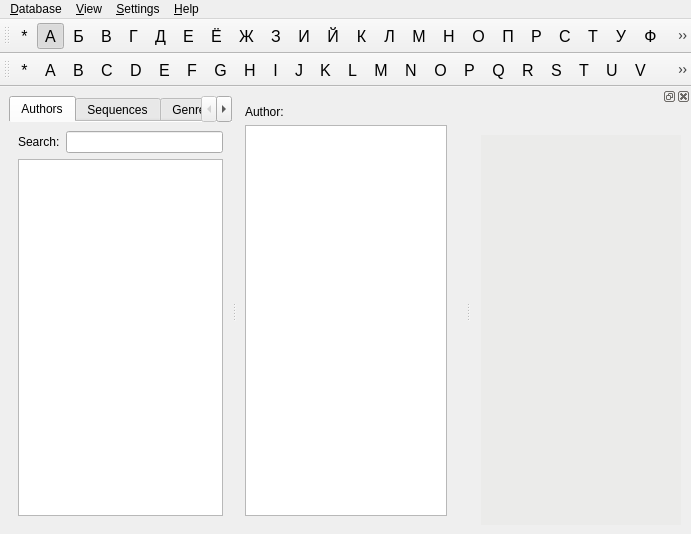
<?xml version="1.0" encoding="UTF-8"?>
<ui version="4.0">
 <class>MainWindow</class>
 <widget class="QMainWindow" name="MainWindow">
  <property name="geometry">
   <rect>
    <x>0</x>
    <y>0</y>
    <width>691</width>
    <height>534</height>
   </rect>
  </property>
  <property name="windowTitle">
   <string notr="true">PyHomeLib</string>
  </property>
  <property name="windowIcon">
   <iconset resource="pyhomelib.qrc">
    <normaloff>:/pyhomelib.png</normaloff>:/pyhomelib.png</iconset>
  </property>
  <widget class="QWidget" name="centralwidget">
   <property name="sizePolicy">
    <sizepolicy hsizetype="Expanding" vsizetype="Expanding">
     <horstretch>0</horstretch>
     <verstretch>0</verstretch>
    </sizepolicy>
   </property>
   <property name="minimumSize">
    <size>
     <width>320</width>
     <height>200</height>
    </size>
   </property>
   <layout class="QVBoxLayout" name="verticalLayout_11">
    <item>
     <widget class="QSplitter" name="splitter">
      <property name="orientation">
       <enum>Qt::Horizontal</enum>
      </property>
      <widget class="QTabWidget" name="tabWidget">
       <property name="sizePolicy">
        <sizepolicy hsizetype="Preferred" vsizetype="Preferred">
         <horstretch>0</horstretch>
         <verstretch>0</verstretch>
        </sizepolicy>
       </property>
       <property name="styleSheet">
        <string notr="true"/>
       </property>
       <property name="tabShape">
        <enum>QTabWidget::Rounded</enum>
       </property>
       <property name="currentIndex">
        <number>0</number>
       </property>
       <property name="documentMode">
        <bool>true</bool>
       </property>
       <widget class="QWidget" name="widget">
        <attribute name="title">
         <string>Authors</string>
        </attribute>
        <layout class="QVBoxLayout" name="verticalLayout">
         <item>
          <layout class="QHBoxLayout" name="horizontalLayout_3">
           <item>
            <widget class="QLabel" name="label">
             <property name="maximumSize">
              <size>
               <width>16777215</width>
               <height>29</height>
              </size>
             </property>
             <property name="text">
              <string>Search:</string>
             </property>
            </widget>
           </item>
           <item>
            <widget class="QLineEdit" name="authorEdit"/>
           </item>
          </layout>
         </item>
         <item>
          <widget class="TableView" name="authorsView">
           <attribute name="horizontalHeaderVisible">
            <bool>false</bool>
           </attribute>
           <attribute name="verticalHeaderVisible">
            <bool>false</bool>
           </attribute>
          </widget>
         </item>
        </layout>
       </widget>
       <widget class="QWidget" name="widget_2">
        <attribute name="title">
         <string>Sequences</string>
        </attribute>
        <layout class="QVBoxLayout" name="verticalLayout_3">
         <item>
          <layout class="QHBoxLayout" name="horizontalLayout_4">
           <item>
            <widget class="QLabel" name="label_2">
             <property name="maximumSize">
              <size>
               <width>16777215</width>
               <height>29</height>
              </size>
             </property>
             <property name="text">
              <string>Search:</string>
             </property>
            </widget>
           </item>
           <item>
            <widget class="QLineEdit" name="sequenceEdit"/>
           </item>
          </layout>
         </item>
         <item>
          <widget class="TableView" name="sequencesView">
           <property name="horizontalScrollBarPolicy">
            <enum>Qt::ScrollBarAlwaysOff</enum>
           </property>
           <property name="gridStyle">
            <enum>Qt::SolidLine</enum>
           </property>
           <property name="sortingEnabled">
            <bool>true</bool>
           </property>
           <attribute name="horizontalHeaderVisible">
            <bool>false</bool>
           </attribute>
           <attribute name="horizontalHeaderStretchLastSection">
            <bool>true</bool>
           </attribute>
           <attribute name="verticalHeaderVisible">
            <bool>false</bool>
           </attribute>
          </widget>
         </item>
        </layout>
       </widget>
       <widget class="QWidget" name="widget_3">
        <attribute name="title">
         <string>Genres</string>
        </attribute>
        <layout class="QVBoxLayout" name="verticalLayout_2">
         <item>
          <widget class="TreeView" name="genresTree">
           <property name="headerHidden">
            <bool>true</bool>
           </property>
          </widget>
         </item>
        </layout>
       </widget>
       <widget class="QWidget" name="widget_4">
        <attribute name="title">
         <string>Search</string>
        </attribute>
        <layout class="QVBoxLayout" name="verticalLayout_6">
         <item>
          <layout class="QGridLayout" name="gridLayout">
           <item row="0" column="1">
            <widget class="QLineEdit" name="searchByAuthorEdit"/>
           </item>
           <item row="2" column="1">
            <widget class="QLineEdit" name="searchByTitleEdit"/>
           </item>
           <item row="4" column="1">
            <widget class="QLineEdit" name="searchBySeqEdit"/>
           </item>
           <item row="6" column="1">
            <widget class="QLineEdit" name="searchByGenreEdit"/>
           </item>
           <item row="6" column="0">
            <widget class="QLabel" name="label_3">
             <property name="text">
              <string>Genre:</string>
             </property>
            </widget>
           </item>
           <item row="4" column="0">
            <widget class="QLabel" name="label_4">
             <property name="text">
              <string>Sequence:</string>
             </property>
            </widget>
           </item>
           <item row="2" column="0">
            <widget class="QLabel" name="label_5">
             <property name="text">
              <string>Title:</string>
             </property>
            </widget>
           </item>
           <item row="0" column="0">
            <widget class="QLabel" name="label_6">
             <property name="text">
              <string>Author:</string>
             </property>
            </widget>
           </item>
           <item row="1" column="1">
            <spacer name="verticalSpacer">
             <property name="orientation">
              <enum>Qt::Vertical</enum>
             </property>
             <property name="sizeType">
              <enum>QSizePolicy::Fixed</enum>
             </property>
             <property name="sizeHint" stdset="0">
              <size>
               <width>20</width>
               <height>5</height>
              </size>
             </property>
            </spacer>
           </item>
           <item row="3" column="1">
            <spacer name="verticalSpacer_2">
             <property name="orientation">
              <enum>Qt::Vertical</enum>
             </property>
             <property name="sizeType">
              <enum>QSizePolicy::Fixed</enum>
             </property>
             <property name="sizeHint" stdset="0">
              <size>
               <width>20</width>
               <height>5</height>
              </size>
             </property>
            </spacer>
           </item>
           <item row="5" column="1">
            <spacer name="verticalSpacer_3">
             <property name="orientation">
              <enum>Qt::Vertical</enum>
             </property>
             <property name="sizeType">
              <enum>QSizePolicy::Fixed</enum>
             </property>
             <property name="sizeHint" stdset="0">
              <size>
               <width>20</width>
               <height>5</height>
              </size>
             </property>
            </spacer>
           </item>
           <item row="8" column="0">
            <widget class="QLabel" name="label_9">
             <property name="text">
              <string>File author:</string>
             </property>
            </widget>
           </item>
           <item row="8" column="1">
            <widget class="QLineEdit" name="searchByFileAuthorEdit"/>
           </item>
           <item row="7" column="1">
            <spacer name="verticalSpacer_5">
             <property name="orientation">
              <enum>Qt::Vertical</enum>
             </property>
             <property name="sizeType">
              <enum>QSizePolicy::Fixed</enum>
             </property>
             <property name="sizeHint" stdset="0">
              <size>
               <width>20</width>
               <height>5</height>
              </size>
             </property>
            </spacer>
           </item>
           <item row="10" column="0">
            <widget class="QLabel" name="label_11">
             <property name="text">
              <string>MD5:</string>
             </property>
            </widget>
           </item>
           <item row="10" column="1">
            <widget class="QLineEdit" name="searchByMd5Edit"/>
           </item>
           <item row="9" column="1">
            <spacer name="verticalSpacer_6">
             <property name="orientation">
              <enum>Qt::Vertical</enum>
             </property>
             <property name="sizeType">
              <enum>QSizePolicy::Fixed</enum>
             </property>
             <property name="sizeHint" stdset="0">
              <size>
               <width>20</width>
               <height>5</height>
              </size>
             </property>
            </spacer>
           </item>
          </layout>
         </item>
         <item>
          <spacer name="verticalSpacer_4">
           <property name="orientation">
            <enum>Qt::Vertical</enum>
           </property>
           <property name="sizeHint" stdset="0">
            <size>
             <width>20</width>
             <height>40</height>
            </size>
           </property>
          </spacer>
         </item>
        </layout>
       </widget>
       <widget class="QWidget" name="widget_5">
        <attribute name="title">
         <string>Groups</string>
        </attribute>
        <layout class="QVBoxLayout" name="verticalLayout_4">
         <item>
          <layout class="QHBoxLayout" name="horizontalLayout_9">
           <item>
            <widget class="QLabel" name="label_7">
             <property name="text">
              <string>New:</string>
             </property>
            </widget>
           </item>
           <item>
            <widget class="QLineEdit" name="groupEdit"/>
           </item>
          </layout>
         </item>
         <item>
          <widget class="TableView" name="groupsView">
           <property name="horizontalScrollBarPolicy">
            <enum>Qt::ScrollBarAlwaysOff</enum>
           </property>
           <attribute name="horizontalHeaderVisible">
            <bool>false</bool>
           </attribute>
           <attribute name="horizontalHeaderStretchLastSection">
            <bool>true</bool>
           </attribute>
          </widget>
         </item>
        </layout>
       </widget>
      </widget>
      <widget class="QStackedWidget" name="stackedWidget">
       <property name="currentIndex">
        <number>0</number>
       </property>
       <widget class="QWidget" name="page">
        <layout class="QVBoxLayout" name="verticalLayout_5">
         <item>
          <layout class="QHBoxLayout" name="horizontalLayout_6">
           <item>
            <widget class="QLabel" name="label_12">
             <property name="sizePolicy">
              <sizepolicy hsizetype="Fixed" vsizetype="Preferred">
               <horstretch>0</horstretch>
               <verstretch>0</verstretch>
              </sizepolicy>
             </property>
             <property name="text">
              <string>Author:</string>
             </property>
            </widget>
           </item>
           <item>
            <widget class="QLabel" name="authorTitleLabel">
             <property name="text">
              <string/>
             </property>
            </widget>
           </item>
          </layout>
         </item>
         <item>
          <widget class="TableView" name="booksByAuthorView">
           <attribute name="horizontalHeaderDefaultSectionSize">
            <number>200</number>
           </attribute>
           <attribute name="verticalHeaderVisible">
            <bool>false</bool>
           </attribute>
          </widget>
         </item>
        </layout>
       </widget>
       <widget class="QWidget" name="page_2">
        <layout class="QVBoxLayout" name="verticalLayout_7">
         <item>
          <layout class="QHBoxLayout" name="horizontalLayout_5">
           <item>
            <widget class="QLabel" name="label_10">
             <property name="sizePolicy">
              <sizepolicy hsizetype="Fixed" vsizetype="Preferred">
               <horstretch>0</horstretch>
               <verstretch>0</verstretch>
              </sizepolicy>
             </property>
             <property name="text">
              <string>Sequence:</string>
             </property>
            </widget>
           </item>
           <item>
            <widget class="QLabel" name="seqTitleLabel">
             <property name="text">
              <string/>
             </property>
            </widget>
           </item>
          </layout>
         </item>
         <item>
          <widget class="TableView" name="booksBySeqView">
           <attribute name="horizontalHeaderDefaultSectionSize">
            <number>200</number>
           </attribute>
           <attribute name="verticalHeaderVisible">
            <bool>false</bool>
           </attribute>
          </widget>
         </item>
        </layout>
       </widget>
       <widget class="QWidget" name="page_3">
        <layout class="QVBoxLayout" name="verticalLayout_8">
         <item>
          <layout class="QHBoxLayout" name="horizontalLayout_7">
           <item>
            <widget class="QLabel" name="label_15">
             <property name="sizePolicy">
              <sizepolicy hsizetype="Fixed" vsizetype="Preferred">
               <horstretch>0</horstretch>
               <verstretch>0</verstretch>
              </sizepolicy>
             </property>
             <property name="text">
              <string>Genre:</string>
             </property>
            </widget>
           </item>
           <item>
            <widget class="QLabel" name="genreTitleLabel">
             <property name="text">
              <string/>
             </property>
            </widget>
           </item>
          </layout>
         </item>
         <item>
          <widget class="TableView" name="booksByGenreView">
           <attribute name="horizontalHeaderDefaultSectionSize">
            <number>200</number>
           </attribute>
           <attribute name="verticalHeaderVisible">
            <bool>false</bool>
           </attribute>
          </widget>
         </item>
        </layout>
       </widget>
       <widget class="QWidget" name="page_4">
        <layout class="QVBoxLayout" name="verticalLayout_9">
         <item>
          <widget class="QuickSearchWidget" name="searchForWidget" native="true">
           <property name="sizePolicy">
            <sizepolicy hsizetype="Minimum" vsizetype="Minimum">
             <horstretch>0</horstretch>
             <verstretch>0</verstretch>
            </sizepolicy>
           </property>
          </widget>
         </item>
         <item>
          <layout class="QHBoxLayout" name="horizontalLayout_2">
           <item>
            <widget class="QLabel" name="label_8">
             <property name="sizePolicy">
              <sizepolicy hsizetype="Fixed" vsizetype="Preferred">
               <horstretch>0</horstretch>
               <verstretch>0</verstretch>
              </sizepolicy>
             </property>
             <property name="text">
              <string>Search results:</string>
             </property>
            </widget>
           </item>
           <item>
            <widget class="QLabel" name="resultsTitleLabel">
             <property name="text">
              <string/>
             </property>
            </widget>
           </item>
          </layout>
         </item>
         <item>
          <widget class="TableView" name="bookSearchView">
           <attribute name="horizontalHeaderVisible">
            <bool>true</bool>
           </attribute>
           <attribute name="horizontalHeaderDefaultSectionSize">
            <number>200</number>
           </attribute>
           <attribute name="verticalHeaderVisible">
            <bool>false</bool>
           </attribute>
          </widget>
         </item>
        </layout>
       </widget>
       <widget class="QWidget" name="page_5">
        <layout class="QVBoxLayout" name="verticalLayout_10">
         <item>
          <layout class="QHBoxLayout" name="horizontalLayout">
           <item>
            <widget class="QLabel" name="label_13">
             <property name="sizePolicy">
              <sizepolicy hsizetype="Fixed" vsizetype="Preferred">
               <horstretch>0</horstretch>
               <verstretch>0</verstretch>
              </sizepolicy>
             </property>
             <property name="text">
              <string>Group:</string>
             </property>
            </widget>
           </item>
           <item>
            <widget class="QLabel" name="groupTitleLabel">
             <property name="text">
              <string/>
             </property>
            </widget>
           </item>
          </layout>
         </item>
         <item>
          <widget class="TableView" name="booksByGroupView">
           <attribute name="horizontalHeaderVisible">
            <bool>true</bool>
           </attribute>
           <attribute name="horizontalHeaderDefaultSectionSize">
            <number>200</number>
           </attribute>
           <attribute name="verticalHeaderVisible">
            <bool>false</bool>
           </attribute>
          </widget>
         </item>
        </layout>
       </widget>
      </widget>
     </widget>
    </item>
   </layout>
  </widget>
  <widget class="QMenuBar" name="menuBar">
   <property name="geometry">
    <rect>
     <x>0</x>
     <y>0</y>
     <width>691</width>
     <height>20</height>
    </rect>
   </property>
   <widget class="QMenu" name="helpMenu">
    <property name="title">
     <string>&amp;Help</string>
    </property>
    <addaction name="actionAbout"/>
    <addaction name="actionAboutQt"/>
   </widget>
   <widget class="QMenu" name="databaseMenu">
    <property name="title">
     <string>&amp;Database</string>
    </property>
    <addaction name="actionDbProperties"/>
    <addaction name="separator"/>
    <addaction name="actionDbScanBookDir"/>
    <addaction name="separator"/>
    <addaction name="actionStatistics"/>
    <addaction name="separator"/>
    <addaction name="actionExit"/>
   </widget>
   <widget class="QMenu" name="viewMenu">
    <property name="title">
     <string>&amp;View</string>
    </property>
    <addaction name="actionViewBookInfo"/>
    <addaction name="actionRussianAlphabet"/>
    <addaction name="actionEnglishAlphabet"/>
   </widget>
   <widget class="QMenu" name="settingsMenu">
    <property name="title">
     <string>&amp;Settings</string>
    </property>
    <addaction name="actionConfigure"/>
   </widget>
   <addaction name="databaseMenu"/>
   <addaction name="viewMenu"/>
   <addaction name="settingsMenu"/>
   <addaction name="helpMenu"/>
  </widget>
  <widget class="QToolBar" name="ruLettersToolbar">
   <property name="windowTitle">
    <string>Russian alphabet</string>
   </property>
   <attribute name="toolBarArea">
    <enum>TopToolBarArea</enum>
   </attribute>
   <attribute name="toolBarBreak">
    <bool>false</bool>
   </attribute>
   <addaction name="actionRuLetterAll"/>
   <addaction name="actionRuLetterA"/>
   <addaction name="actionRuLetterB"/>
   <addaction name="actionRuLetterV"/>
   <addaction name="actionRuLetterG"/>
   <addaction name="actionRuLetterD"/>
   <addaction name="actionRuLetterE"/>
   <addaction name="actionRuLetterYo"/>
   <addaction name="actionRuLetterZh"/>
   <addaction name="actionRuLetterZ"/>
   <addaction name="actionRuLetterI"/>
   <addaction name="actionRuLetterY"/>
   <addaction name="actionRuLetterK"/>
   <addaction name="actionRuLetterL"/>
   <addaction name="actionRuLetterM"/>
   <addaction name="actionRuLetterN"/>
   <addaction name="actionRuLetterO"/>
   <addaction name="actionRuLetterP"/>
   <addaction name="actionRuLetterR"/>
   <addaction name="actionRuLetterS"/>
   <addaction name="actionRuLetterT"/>
   <addaction name="actionRuLetterU"/>
   <addaction name="actionRuLetterF"/>
   <addaction name="actionRuLetterH"/>
   <addaction name="actionRuLetterTs"/>
   <addaction name="actionRuLetterCh"/>
   <addaction name="actionRuLetterSh"/>
   <addaction name="actionRuLetterSch"/>
   <addaction name="actionRuLetterYy"/>
   <addaction name="actionRuLetterEe"/>
   <addaction name="actionRuLetterYu"/>
   <addaction name="actionRuLetterYa"/>
  </widget>
  <widget class="QToolBar" name="enLettersToolbar">
   <property name="windowTitle">
    <string>English alphabet</string>
   </property>
   <attribute name="toolBarArea">
    <enum>TopToolBarArea</enum>
   </attribute>
   <attribute name="toolBarBreak">
    <bool>true</bool>
   </attribute>
   <addaction name="actionEnLetterAll"/>
   <addaction name="actionEnLetterA"/>
   <addaction name="actionEnLetterB"/>
   <addaction name="actionEnLetterC"/>
   <addaction name="actionEnLetterD"/>
   <addaction name="actionEnLetterE"/>
   <addaction name="actionEnLetterF"/>
   <addaction name="actionEnLetterG"/>
   <addaction name="actionEnLetterH"/>
   <addaction name="actionEnLetterI"/>
   <addaction name="actionEnLetterJ"/>
   <addaction name="actionEnLetterK"/>
   <addaction name="actionEnLetterL"/>
   <addaction name="actionEnLetterM"/>
   <addaction name="actionEnLetterN"/>
   <addaction name="actionEnLetterO"/>
   <addaction name="actionEnLetterP"/>
   <addaction name="actionEnLetterQ"/>
   <addaction name="actionEnLetterR"/>
   <addaction name="actionEnLetterS"/>
   <addaction name="actionEnLetterT"/>
   <addaction name="actionEnLetterU"/>
   <addaction name="actionEnLetterV"/>
   <addaction name="actionEnLetterW"/>
   <addaction name="actionEnLetterX"/>
   <addaction name="actionEnLetterY"/>
   <addaction name="actionEnLetterZ"/>
  </widget>
  <widget class="QDockWidget" name="dockWidget">
   <property name="minimumSize">
    <size>
     <width>220</width>
     <height>119</height>
    </size>
   </property>
   <property name="allowedAreas">
    <set>Qt::LeftDockWidgetArea|Qt::RightDockWidgetArea</set>
   </property>
   <attribute name="dockWidgetArea">
    <number>2</number>
   </attribute>
   <widget class="QWidget" name="dockWidgetContents">
    <layout class="QHBoxLayout" name="horizontalLayout_8">
     <item>
      <layout class="QVBoxLayout" name="verticalLayout_12">
       <item>
        <widget class="QLabel" name="coverpageLabel">
         <property name="sizePolicy">
          <sizepolicy hsizetype="Preferred" vsizetype="Preferred">
           <horstretch>0</horstretch>
           <verstretch>0</verstretch>
          </sizepolicy>
         </property>
         <property name="minimumSize">
          <size>
           <width>200</width>
           <height>0</height>
          </size>
         </property>
         <property name="maximumSize">
          <size>
           <width>200</width>
           <height>16777215</height>
          </size>
         </property>
         <property name="text">
          <string/>
         </property>
        </widget>
       </item>
       <item>
        <widget class="QTextEdit" name="annotationEdit">
         <property name="minimumSize">
          <size>
           <width>200</width>
           <height>0</height>
          </size>
         </property>
         <property name="maximumSize">
          <size>
           <width>200</width>
           <height>16777215</height>
          </size>
         </property>
         <property name="palette">
          <palette>
           <active>
            <colorrole role="Base">
             <brush brushstyle="SolidPattern">
              <color alpha="255">
               <red>235</red>
               <green>235</green>
               <blue>234</blue>
              </color>
             </brush>
            </colorrole>
           </active>
           <inactive>
            <colorrole role="Base">
             <brush brushstyle="SolidPattern">
              <color alpha="255">
               <red>235</red>
               <green>235</green>
               <blue>234</blue>
              </color>
             </brush>
            </colorrole>
           </inactive>
           <disabled>
            <colorrole role="Base">
             <brush brushstyle="SolidPattern">
              <color alpha="255">
               <red>244</red>
               <green>244</green>
               <blue>244</blue>
              </color>
             </brush>
            </colorrole>
           </disabled>
          </palette>
         </property>
         <property name="frameShape">
          <enum>QFrame::NoFrame</enum>
         </property>
         <property name="frameShadow">
          <enum>QFrame::Plain</enum>
         </property>
         <property name="readOnly">
          <bool>true</bool>
         </property>
        </widget>
       </item>
      </layout>
     </item>
    </layout>
   </widget>
  </widget>
  <action name="actionAbout">
   <property name="text">
    <string>&amp;About</string>
   </property>
  </action>
  <action name="actionEnLetterA">
   <property name="checkable">
    <bool>true</bool>
   </property>
   <property name="text">
    <string notr="true">A</string>
   </property>
   <property name="font">
    <font>
     <pointsize>12</pointsize>
     <weight>50</weight>
     <italic>false</italic>
     <bold>false</bold>
    </font>
   </property>
  </action>
  <action name="actionEnLetterB">
   <property name="checkable">
    <bool>true</bool>
   </property>
   <property name="text">
    <string notr="true">B</string>
   </property>
   <property name="font">
    <font>
     <pointsize>12</pointsize>
     <weight>50</weight>
     <italic>false</italic>
     <bold>false</bold>
    </font>
   </property>
  </action>
  <action name="actionEnLetterC">
   <property name="checkable">
    <bool>true</bool>
   </property>
   <property name="text">
    <string notr="true">C</string>
   </property>
   <property name="font">
    <font>
     <pointsize>12</pointsize>
     <weight>50</weight>
     <italic>false</italic>
     <bold>false</bold>
    </font>
   </property>
  </action>
  <action name="actionEnLetterD">
   <property name="checkable">
    <bool>true</bool>
   </property>
   <property name="text">
    <string notr="true">D</string>
   </property>
   <property name="font">
    <font>
     <pointsize>12</pointsize>
     <weight>50</weight>
     <italic>false</italic>
     <bold>false</bold>
    </font>
   </property>
  </action>
  <action name="actionEnLetterE">
   <property name="checkable">
    <bool>true</bool>
   </property>
   <property name="text">
    <string notr="true">E</string>
   </property>
   <property name="font">
    <font>
     <pointsize>12</pointsize>
     <weight>50</weight>
     <italic>false</italic>
     <bold>false</bold>
    </font>
   </property>
  </action>
  <action name="actionEnLetterF">
   <property name="checkable">
    <bool>true</bool>
   </property>
   <property name="text">
    <string notr="true">F</string>
   </property>
   <property name="font">
    <font>
     <pointsize>12</pointsize>
     <weight>50</weight>
     <italic>false</italic>
     <bold>false</bold>
    </font>
   </property>
  </action>
  <action name="actionEnLetterG">
   <property name="checkable">
    <bool>true</bool>
   </property>
   <property name="text">
    <string notr="true">G</string>
   </property>
   <property name="font">
    <font>
     <pointsize>12</pointsize>
     <weight>50</weight>
     <italic>false</italic>
     <bold>false</bold>
    </font>
   </property>
  </action>
  <action name="actionEnLetterH">
   <property name="checkable">
    <bool>true</bool>
   </property>
   <property name="text">
    <string notr="true">H</string>
   </property>
   <property name="font">
    <font>
     <pointsize>12</pointsize>
     <weight>50</weight>
     <italic>false</italic>
     <bold>false</bold>
    </font>
   </property>
  </action>
  <action name="actionEnLetterI">
   <property name="checkable">
    <bool>true</bool>
   </property>
   <property name="text">
    <string notr="true">I</string>
   </property>
   <property name="font">
    <font>
     <pointsize>12</pointsize>
     <weight>50</weight>
     <italic>false</italic>
     <bold>false</bold>
    </font>
   </property>
  </action>
  <action name="actionEnLetterJ">
   <property name="checkable">
    <bool>true</bool>
   </property>
   <property name="text">
    <string notr="true">J</string>
   </property>
   <property name="font">
    <font>
     <pointsize>12</pointsize>
     <weight>50</weight>
     <italic>false</italic>
     <bold>false</bold>
    </font>
   </property>
  </action>
  <action name="actionEnLetterK">
   <property name="checkable">
    <bool>true</bool>
   </property>
   <property name="text">
    <string notr="true">K</string>
   </property>
   <property name="font">
    <font>
     <pointsize>12</pointsize>
     <weight>50</weight>
     <italic>false</italic>
     <bold>false</bold>
    </font>
   </property>
  </action>
  <action name="actionEnLetterL">
   <property name="checkable">
    <bool>true</bool>
   </property>
   <property name="text">
    <string notr="true">L</string>
   </property>
   <property name="font">
    <font>
     <pointsize>12</pointsize>
     <weight>50</weight>
     <italic>false</italic>
     <bold>false</bold>
    </font>
   </property>
  </action>
  <action name="actionEnLetterM">
   <property name="checkable">
    <bool>true</bool>
   </property>
   <property name="text">
    <string notr="true">M</string>
   </property>
   <property name="font">
    <font>
     <pointsize>12</pointsize>
     <weight>50</weight>
     <italic>false</italic>
     <bold>false</bold>
    </font>
   </property>
  </action>
  <action name="actionEnLetterN">
   <property name="checkable">
    <bool>true</bool>
   </property>
   <property name="text">
    <string notr="true">N</string>
   </property>
   <property name="font">
    <font>
     <pointsize>12</pointsize>
     <weight>50</weight>
     <italic>false</italic>
     <bold>false</bold>
    </font>
   </property>
  </action>
  <action name="actionEnLetterO">
   <property name="checkable">
    <bool>true</bool>
   </property>
   <property name="text">
    <string notr="true">O</string>
   </property>
   <property name="font">
    <font>
     <pointsize>12</pointsize>
     <weight>50</weight>
     <italic>false</italic>
     <bold>false</bold>
    </font>
   </property>
  </action>
  <action name="actionEnLetterP">
   <property name="checkable">
    <bool>true</bool>
   </property>
   <property name="text">
    <string notr="true">P</string>
   </property>
   <property name="font">
    <font>
     <pointsize>12</pointsize>
     <weight>50</weight>
     <italic>false</italic>
     <bold>false</bold>
    </font>
   </property>
  </action>
  <action name="actionEnLetterQ">
   <property name="checkable">
    <bool>true</bool>
   </property>
   <property name="text">
    <string notr="true">Q</string>
   </property>
   <property name="font">
    <font>
     <pointsize>12</pointsize>
     <weight>50</weight>
     <italic>false</italic>
     <bold>false</bold>
    </font>
   </property>
  </action>
  <action name="actionEnLetterR">
   <property name="checkable">
    <bool>true</bool>
   </property>
   <property name="text">
    <string notr="true">R</string>
   </property>
   <property name="font">
    <font>
     <pointsize>12</pointsize>
     <weight>50</weight>
     <italic>false</italic>
     <bold>false</bold>
    </font>
   </property>
  </action>
  <action name="actionEnLetterS">
   <property name="checkable">
    <bool>true</bool>
   </property>
   <property name="text">
    <string notr="true">S</string>
   </property>
   <property name="font">
    <font>
     <pointsize>12</pointsize>
     <weight>50</weight>
     <italic>false</italic>
     <bold>false</bold>
    </font>
   </property>
  </action>
  <action name="actionEnLetterT">
   <property name="checkable">
    <bool>true</bool>
   </property>
   <property name="text">
    <string notr="true">T</string>
   </property>
   <property name="font">
    <font>
     <pointsize>12</pointsize>
     <weight>50</weight>
     <italic>false</italic>
     <bold>false</bold>
    </font>
   </property>
  </action>
  <action name="actionEnLetterU">
   <property name="checkable">
    <bool>true</bool>
   </property>
   <property name="text">
    <string notr="true">U</string>
   </property>
   <property name="font">
    <font>
     <pointsize>12</pointsize>
     <weight>50</weight>
     <italic>false</italic>
     <bold>false</bold>
    </font>
   </property>
  </action>
  <action name="actionEnLetterV">
   <property name="checkable">
    <bool>true</bool>
   </property>
   <property name="text">
    <string notr="true">V</string>
   </property>
   <property name="font">
    <font>
     <pointsize>12</pointsize>
     <weight>50</weight>
     <italic>false</italic>
     <bold>false</bold>
    </font>
   </property>
  </action>
  <action name="actionEnLetterW">
   <property name="checkable">
    <bool>true</bool>
   </property>
   <property name="text">
    <string notr="true">W</string>
   </property>
   <property name="font">
    <font>
     <pointsize>12</pointsize>
     <weight>50</weight>
     <italic>false</italic>
     <bold>false</bold>
    </font>
   </property>
  </action>
  <action name="actionEnLetterX">
   <property name="checkable">
    <bool>true</bool>
   </property>
   <property name="text">
    <string notr="true">X</string>
   </property>
   <property name="font">
    <font>
     <pointsize>12</pointsize>
     <weight>50</weight>
     <italic>false</italic>
     <bold>false</bold>
    </font>
   </property>
  </action>
  <action name="actionEnLetterY">
   <property name="checkable">
    <bool>true</bool>
   </property>
   <property name="text">
    <string notr="true">Y</string>
   </property>
   <property name="font">
    <font>
     <pointsize>12</pointsize>
     <weight>50</weight>
     <italic>false</italic>
     <bold>false</bold>
    </font>
   </property>
  </action>
  <action name="actionEnLetterZ">
   <property name="checkable">
    <bool>true</bool>
   </property>
   <property name="text">
    <string notr="true">Z</string>
   </property>
   <property name="font">
    <font>
     <pointsize>12</pointsize>
     <weight>50</weight>
     <italic>false</italic>
     <bold>false</bold>
    </font>
   </property>
  </action>
  <action name="actionEnLetterAll">
   <property name="checkable">
    <bool>true</bool>
   </property>
   <property name="text">
    <string notr="true">*</string>
   </property>
   <property name="font">
    <font>
     <pointsize>12</pointsize>
     <weight>50</weight>
     <italic>false</italic>
     <bold>false</bold>
    </font>
   </property>
  </action>
  <action name="actionRuLetterA">
   <property name="checkable">
    <bool>true</bool>
   </property>
   <property name="checked">
    <bool>true</bool>
   </property>
   <property name="text">
    <string notr="true">А</string>
   </property>
   <property name="font">
    <font>
     <pointsize>12</pointsize>
    </font>
   </property>
  </action>
  <action name="actionRuLetterB">
   <property name="checkable">
    <bool>true</bool>
   </property>
   <property name="text">
    <string notr="true">Б</string>
   </property>
   <property name="font">
    <font>
     <pointsize>12</pointsize>
    </font>
   </property>
  </action>
  <action name="actionRuLetterV">
   <property name="checkable">
    <bool>true</bool>
   </property>
   <property name="text">
    <string notr="true">В</string>
   </property>
   <property name="font">
    <font>
     <pointsize>12</pointsize>
    </font>
   </property>
  </action>
  <action name="actionRuLetterG">
   <property name="checkable">
    <bool>true</bool>
   </property>
   <property name="text">
    <string notr="true">Г</string>
   </property>
   <property name="font">
    <font>
     <pointsize>12</pointsize>
    </font>
   </property>
  </action>
  <action name="actionRuLetterD">
   <property name="checkable">
    <bool>true</bool>
   </property>
   <property name="text">
    <string notr="true">Д</string>
   </property>
   <property name="font">
    <font>
     <pointsize>12</pointsize>
    </font>
   </property>
  </action>
  <action name="actionRuLetterE">
   <property name="checkable">
    <bool>true</bool>
   </property>
   <property name="text">
    <string notr="true">Е</string>
   </property>
   <property name="font">
    <font>
     <pointsize>12</pointsize>
    </font>
   </property>
  </action>
  <action name="actionRuLetterYo">
   <property name="checkable">
    <bool>true</bool>
   </property>
   <property name="text">
    <string notr="true">Ё</string>
   </property>
   <property name="font">
    <font>
     <pointsize>12</pointsize>
    </font>
   </property>
  </action>
  <action name="actionRuLetterZh">
   <property name="checkable">
    <bool>true</bool>
   </property>
   <property name="text">
    <string notr="true">Ж</string>
   </property>
   <property name="font">
    <font>
     <pointsize>12</pointsize>
    </font>
   </property>
  </action>
  <action name="actionRuLetterZ">
   <property name="checkable">
    <bool>true</bool>
   </property>
   <property name="text">
    <string notr="true">З</string>
   </property>
   <property name="font">
    <font>
     <pointsize>12</pointsize>
    </font>
   </property>
  </action>
  <action name="actionRuLetterI">
   <property name="checkable">
    <bool>true</bool>
   </property>
   <property name="text">
    <string notr="true">И</string>
   </property>
   <property name="font">
    <font>
     <pointsize>12</pointsize>
    </font>
   </property>
  </action>
  <action name="actionRuLetterY">
   <property name="checkable">
    <bool>true</bool>
   </property>
   <property name="text">
    <string notr="true">Й</string>
   </property>
   <property name="font">
    <font>
     <pointsize>12</pointsize>
    </font>
   </property>
  </action>
  <action name="actionRuLetterK">
   <property name="checkable">
    <bool>true</bool>
   </property>
   <property name="text">
    <string notr="true">К</string>
   </property>
   <property name="font">
    <font>
     <pointsize>12</pointsize>
    </font>
   </property>
  </action>
  <action name="actionRuLetterL">
   <property name="checkable">
    <bool>true</bool>
   </property>
   <property name="text">
    <string notr="true">Л</string>
   </property>
   <property name="font">
    <font>
     <pointsize>12</pointsize>
    </font>
   </property>
  </action>
  <action name="actionRuLetterM">
   <property name="checkable">
    <bool>true</bool>
   </property>
   <property name="text">
    <string notr="true">М</string>
   </property>
   <property name="font">
    <font>
     <pointsize>12</pointsize>
    </font>
   </property>
  </action>
  <action name="actionRuLetterN">
   <property name="checkable">
    <bool>true</bool>
   </property>
   <property name="text">
    <string notr="true">Н</string>
   </property>
   <property name="font">
    <font>
     <pointsize>12</pointsize>
    </font>
   </property>
  </action>
  <action name="actionRuLetterO">
   <property name="checkable">
    <bool>true</bool>
   </property>
   <property name="text">
    <string notr="true">О</string>
   </property>
   <property name="font">
    <font>
     <pointsize>12</pointsize>
    </font>
   </property>
  </action>
  <action name="actionRuLetterP">
   <property name="checkable">
    <bool>true</bool>
   </property>
   <property name="text">
    <string notr="true">П</string>
   </property>
   <property name="font">
    <font>
     <pointsize>12</pointsize>
    </font>
   </property>
  </action>
  <action name="actionRuLetterR">
   <property name="checkable">
    <bool>true</bool>
   </property>
   <property name="text">
    <string notr="true">Р</string>
   </property>
   <property name="font">
    <font>
     <pointsize>12</pointsize>
    </font>
   </property>
  </action>
  <action name="actionRuLetterS">
   <property name="checkable">
    <bool>true</bool>
   </property>
   <property name="text">
    <string notr="true">С</string>
   </property>
   <property name="font">
    <font>
     <pointsize>12</pointsize>
    </font>
   </property>
  </action>
  <action name="actionRuLetterT">
   <property name="checkable">
    <bool>true</bool>
   </property>
   <property name="text">
    <string notr="true">Т</string>
   </property>
   <property name="font">
    <font>
     <pointsize>12</pointsize>
    </font>
   </property>
  </action>
  <action name="actionRuLetterU">
   <property name="checkable">
    <bool>true</bool>
   </property>
   <property name="text">
    <string notr="true">У</string>
   </property>
   <property name="font">
    <font>
     <pointsize>12</pointsize>
    </font>
   </property>
  </action>
  <action name="actionRuLetterF">
   <property name="checkable">
    <bool>true</bool>
   </property>
   <property name="text">
    <string notr="true">Ф</string>
   </property>
   <property name="font">
    <font>
     <pointsize>12</pointsize>
    </font>
   </property>
  </action>
  <action name="actionRuLetterH">
   <property name="checkable">
    <bool>true</bool>
   </property>
   <property name="text">
    <string notr="true">Х</string>
   </property>
   <property name="font">
    <font>
     <pointsize>12</pointsize>
    </font>
   </property>
  </action>
  <action name="actionRuLetterTs">
   <property name="checkable">
    <bool>true</bool>
   </property>
   <property name="text">
    <string notr="true">Ц</string>
   </property>
   <property name="font">
    <font>
     <pointsize>12</pointsize>
    </font>
   </property>
  </action>
  <action name="actionRuLetterCh">
   <property name="checkable">
    <bool>true</bool>
   </property>
   <property name="text">
    <string notr="true">Ч</string>
   </property>
   <property name="font">
    <font>
     <pointsize>12</pointsize>
    </font>
   </property>
  </action>
  <action name="actionRuLetterSh">
   <property name="checkable">
    <bool>true</bool>
   </property>
   <property name="text">
    <string notr="true">Ш</string>
   </property>
   <property name="font">
    <font>
     <pointsize>12</pointsize>
    </font>
   </property>
  </action>
  <action name="actionRuLetterSch">
   <property name="checkable">
    <bool>true</bool>
   </property>
   <property name="text">
    <string notr="true">Щ</string>
   </property>
   <property name="font">
    <font>
     <pointsize>12</pointsize>
    </font>
   </property>
  </action>
  <action name="actionRuLetterYy">
   <property name="checkable">
    <bool>true</bool>
   </property>
   <property name="text">
    <string notr="true">Ы</string>
   </property>
   <property name="font">
    <font>
     <pointsize>12</pointsize>
    </font>
   </property>
  </action>
  <action name="actionRuLetterEe">
   <property name="checkable">
    <bool>true</bool>
   </property>
   <property name="text">
    <string notr="true">Э</string>
   </property>
   <property name="font">
    <font>
     <pointsize>12</pointsize>
    </font>
   </property>
  </action>
  <action name="actionRuLetterYu">
   <property name="checkable">
    <bool>true</bool>
   </property>
   <property name="text">
    <string notr="true">Ю</string>
   </property>
   <property name="font">
    <font>
     <pointsize>12</pointsize>
    </font>
   </property>
  </action>
  <action name="actionRuLetterYa">
   <property name="checkable">
    <bool>true</bool>
   </property>
   <property name="text">
    <string notr="true">Я</string>
   </property>
   <property name="font">
    <font>
     <pointsize>12</pointsize>
    </font>
   </property>
  </action>
  <action name="actionRuLetterAll">
   <property name="checkable">
    <bool>true</bool>
   </property>
   <property name="text">
    <string notr="true">*</string>
   </property>
   <property name="font">
    <font>
     <pointsize>12</pointsize>
    </font>
   </property>
  </action>
  <action name="actionDbProperties">
   <property name="text">
    <string>&amp;Properties...</string>
   </property>
  </action>
  <action name="actionDbScanBookDir">
   <property name="text">
    <string>&amp;Add directory...</string>
   </property>
  </action>
  <action name="actionExit">
   <property name="text">
    <string>E&amp;xit</string>
   </property>
  </action>
  <action name="actionViewBookInfo">
   <property name="checkable">
    <bool>true</bool>
   </property>
   <property name="checked">
    <bool>true</bool>
   </property>
   <property name="text">
    <string>&amp;Info panel</string>
   </property>
  </action>
  <action name="actionRussianAlphabet">
   <property name="checkable">
    <bool>true</bool>
   </property>
   <property name="checked">
    <bool>true</bool>
   </property>
   <property name="text">
    <string>&amp;Russian alphabet</string>
   </property>
  </action>
  <action name="actionEnglishAlphabet">
   <property name="checkable">
    <bool>true</bool>
   </property>
   <property name="checked">
    <bool>true</bool>
   </property>
   <property name="text">
    <string>&amp;English alphabet</string>
   </property>
  </action>
  <action name="actionConfigure">
   <property name="text">
    <string>&amp;Configure...</string>
   </property>
  </action>
  <action name="actionAboutQt">
   <property name="text">
    <string>About Qt</string>
   </property>
  </action>
  <action name="actionStatistics">
   <property name="text">
    <string>&amp;Statistics</string>
   </property>
  </action>
 </widget>
 <customwidgets>
  <customwidget>
   <class>TableView</class>
   <extends>QTableView</extends>
   <header>tableview.h</header>
  </customwidget>
  <customwidget>
   <class>TreeView</class>
   <extends>QTreeView</extends>
   <header>treeview.h</header>
  </customwidget>
  <customwidget>
   <class>QuickSearchWidget</class>
   <extends>QWidget</extends>
   <header>quicksearchwidget.h</header>
   <container>1</container>
  </customwidget>
 </customwidgets>
 <resources>
  <include location="pyhomelib.qrc"/>
 </resources>
 <connections>
  <connection>
   <sender>tabWidget</sender>
   <signal>currentChanged(int)</signal>
   <receiver>stackedWidget</receiver>
   <slot>setCurrentIndex(int)</slot>
   <hints>
    <hint type="sourcelabel">
     <x>181</x>
     <y>424</y>
    </hint>
    <hint type="destinationlabel">
     <x>639</x>
     <y>424</y>
    </hint>
   </hints>
  </connection>
  <connection>
   <sender>actionViewBookInfo</sender>
   <signal>toggled(bool)</signal>
   <receiver>dockWidget</receiver>
   <slot>setVisible(bool)</slot>
   <hints>
    <hint type="sourcelabel">
     <x>-1</x>
     <y>-1</y>
    </hint>
    <hint type="destinationlabel">
     <x>580</x>
     <y>296</y>
    </hint>
   </hints>
  </connection>
  <connection>
   <sender>actionEnglishAlphabet</sender>
   <signal>toggled(bool)</signal>
   <receiver>enLettersToolbar</receiver>
   <slot>setVisible(bool)</slot>
   <hints>
    <hint type="sourcelabel">
     <x>-1</x>
     <y>-1</y>
    </hint>
    <hint type="destinationlabel">
     <x>345</x>
     <y>65</y>
    </hint>
   </hints>
  </connection>
  <connection>
   <sender>actionRussianAlphabet</sender>
   <signal>toggled(bool)</signal>
   <receiver>ruLettersToolbar</receiver>
   <slot>setVisible(bool)</slot>
   <hints>
    <hint type="sourcelabel">
     <x>-1</x>
     <y>-1</y>
    </hint>
    <hint type="destinationlabel">
     <x>345</x>
     <y>35</y>
    </hint>
   </hints>
  </connection>
  <connection>
   <sender>actionExit</sender>
   <signal>triggered()</signal>
   <receiver>MainWindow</receiver>
   <slot>close()</slot>
   <hints>
    <hint type="sourcelabel">
     <x>-1</x>
     <y>-1</y>
    </hint>
    <hint type="destinationlabel">
     <x>345</x>
     <y>266</y>
    </hint>
   </hints>
  </connection>
 </connections>
</ui>
